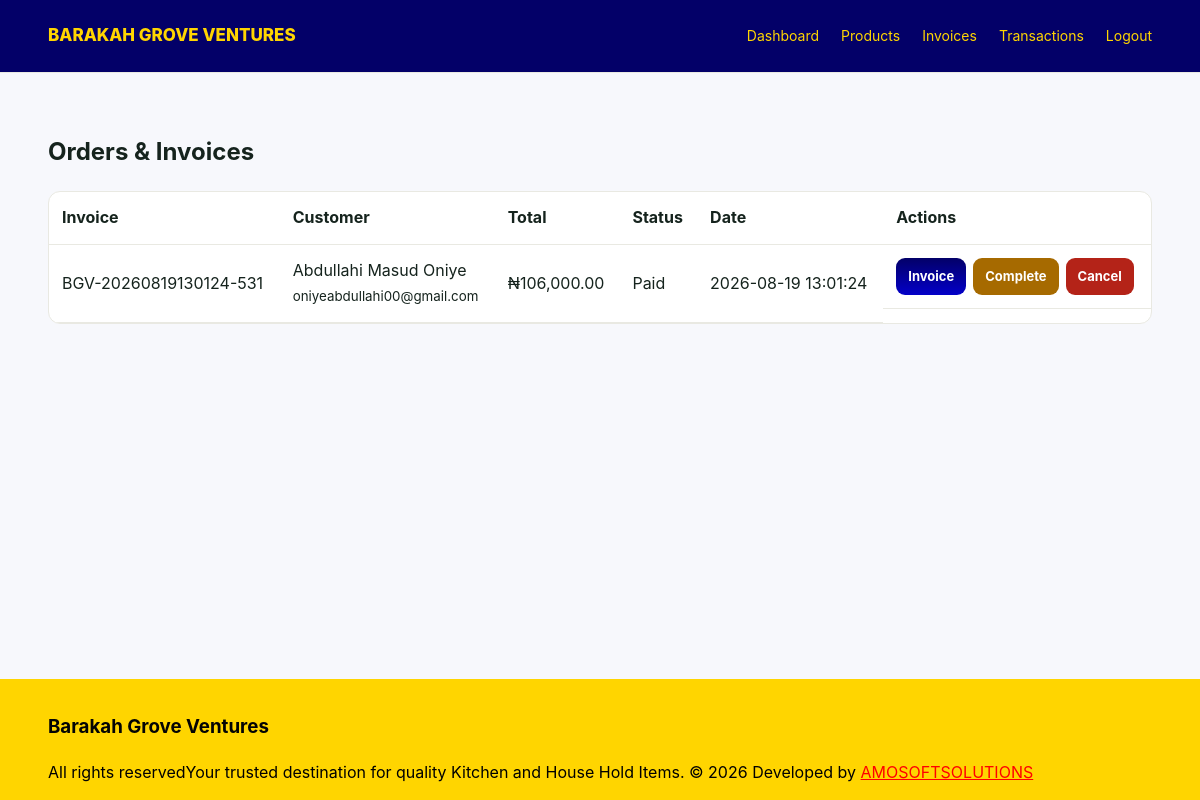
Screenshot of /admin/orders.php (signed in) with the database file from the repository.
### tables this page shows
CREATE TABLE IF NOT EXISTS `orders` (
  `id` int unsigned NOT NULL AUTO_INCREMENT,
  `user_id` int unsigned NOT NULL,
  `invoice_no` varchar(50) NOT NULL,
  `subtotal` decimal(12,2) NOT NULL DEFAULT '0.00',
  `total` decimal(12,2) NOT NULL DEFAULT '0.00',
  `status` enum('pending','paid','completed','cancelled') NOT NULL DEFAULT 'pending',
  `created_at` timestamp NULL DEFAULT CURRENT_TIMESTAMP,
  PRIMARY KEY (`id`),
  UNIQUE KEY `invoice_no` (`invoice_no`),
  KEY `fk_orders_user` (`user_id`),
  CONSTRAINT `fk_orders_user` FOREIGN KEY (`user_id`) REFERENCES `users` (`id`) ON DELETE RESTRICT
);

CREATE TABLE IF NOT EXISTS `users` (
  `id` int unsigned NOT NULL AUTO_INCREMENT,
  `full_name` varchar(120) NOT NULL,
  `email` varchar(190) NOT NULL,
  `phone` varchar(30) DEFAULT NULL,
  `password` varchar(255) NOT NULL,
  `role` enum('customer','admin') NOT NULL DEFAULT 'customer',
  `created_at` timestamp NULL DEFAULT CURRENT_TIMESTAMP,
  PRIMARY KEY (`id`),
  UNIQUE KEY `email` (`email`)
);

### config.php (called while the page is built, shortened)
<?php
function e(?string $value): string {
    return htmlspecialchars($value ?? '', ENT_QUOTES, 'UTF-8');
}
function money(float|int|string $amount): string {
    return CURRENCY . number_format((float)$amount, 2);
}
?>

### admin/orders.php (the view, shortened to what this page needs)
<?php
require_once '../config.php'; require_admin();
$orders=$db->query("SELECT o.*,u.full_name,u.email FROM orders o JOIN users u ON u.id=o.user_id ORDER BY o.id DESC")->fetch_all(MYSQLI_ASSOC);
?>
<!doctype html>
<html>
    <head>
<link rel="stylesheet" href="../assets/css/style.css">
</head>
<body>
    <?php include '../includes/header.php'; ?>
    <section class="admin-wrap">
        <div class="container">
            <h2>Orders & Invoices</h2>
            <div class="table-wrap">
                <table class="admin-table">
                    <tr>
                        <th>Invoice</th>
                        <th>Customer</th>
                        <th>Total</th>
                        <th>Status</th>
                        <th>Date</th>
                        <th>Actions</th>
                    </tr>
                    <?php foreach($orders as $o): ?>
                        <tr>
                            <td><?= e($o['invoice_no']) ?></td>
                            <td><?= e($o['full_name']) ?><br><small><?= e($o['email']) ?></small></td>
                            <td><?= money($o['total']) ?></td>
                            <td><?= e(ucfirst($o['status'])) ?></td>
                            <td><?= e($o['created_at']) ?></td>
                            <td class="actions">
                                <a class="btn btn-small" href="<?= BASE_URL ?>/admin/invoice.php?id=<?= (int)$o['id'] ?>">Invoice</a>
                                <a class="btn btn-warning btn-small" href="<?= BASE_URL ?>/admin/orders.php?id=<?= (int)$o['id'] ?>&status=completed">Complete</a>
                                <a class="btn btn-danger btn-small" href="<?= BASE_URL ?>/admin/orders.php?id=<?= (int)$o['id'] ?>&status=cancelled">Cancel</a>
                            </td>
                        </tr>
                    <?php endforeach; ?>
                </table>
            </div>
        </div>
    </section>
    <?php include '../includes/footer.php'; ?>
</body>
</html>

### assets/css/style.css (style rules this page uses)
:root { --primary: linear-gradient( rgba(3, 0, 104), rgba(3, 0, 200) ); --primary-dark: linear-gradient( rgba(3, 0, 104), rgba(3, 0, 200) ); --accent: #ffd500; --ink: #15231d; --muted: #65736d; --bg: #f7f8fc; --white: #fff; --border: #e9e9e2; --danger: #b42318; --shadow: 0 12px 40px rgba(10, 50, 35, .08); --outline: #ffd500; }
* { box-sizing: border-box; }
html { min-height: 100%; scroll-behavior: smooth; }
body { margin: 0; min-height: 100vh; display: flex; flex-direction: column; font-family: Inter, Segoe UI, Arial, sans-serif; color: var(--ink); background: var(--bg); line-height: 1.6; }
a { color: inherit; text-decoration: none; }
.container { width: min(1120px, 92%); margin: auto; }
.btn { display: inline-block; border: 0; background: var(--primary); color: #fff; padding: 12px 18px; border-radius: 9px; font-weight: 700; cursor: pointer; transition: .2s ease; }
.btn-small { padding: 8px 12px; font-size: 13px; }
.btn-danger { background: var(--danger); }
.btn-warning { background: #a66a00; color: #fff; }
.admin-wrap { padding: 40px 0; flex: 1 0 auto; }
.table-wrap { overflow: auto; background: #fff; border: 1px solid var(--border); border-radius: 12px; }
.admin-table { width: 100%; border-collapse: collapse; min-width: 700px; }
.admin-table th, .admin-table td { padding: 13px; border-bottom: 1px solid var(--border); text-align: left; }
.actions { display: flex; gap: 7px; flex-wrap: wrap; }

### rows the page displays
orders: invoice_no "BGV-20260819130124-531", user.full_name "Abdullahi Masud Oniye", user.email "oniyeabdullahi00@gmail.com", total "₦106,000.00", status "Paid", created_at "2026-08-19 13:01:24"
